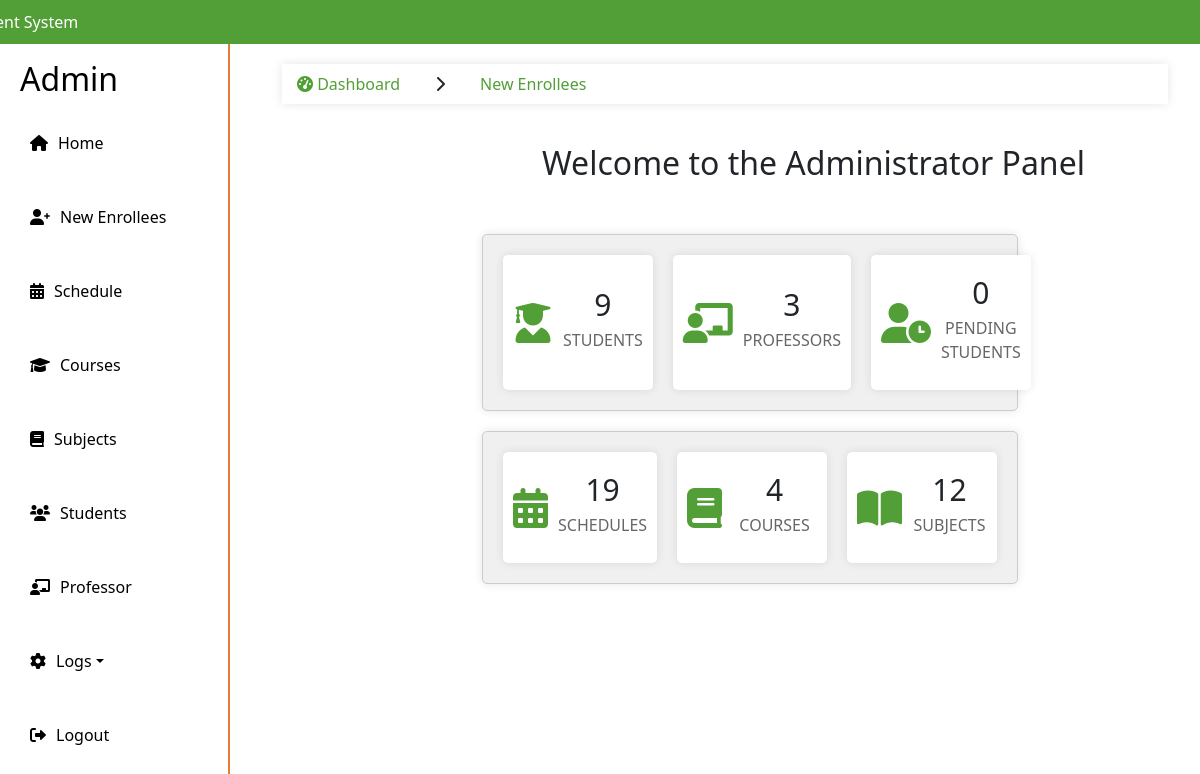
The app's page /admin/home.php (signed in), older data.
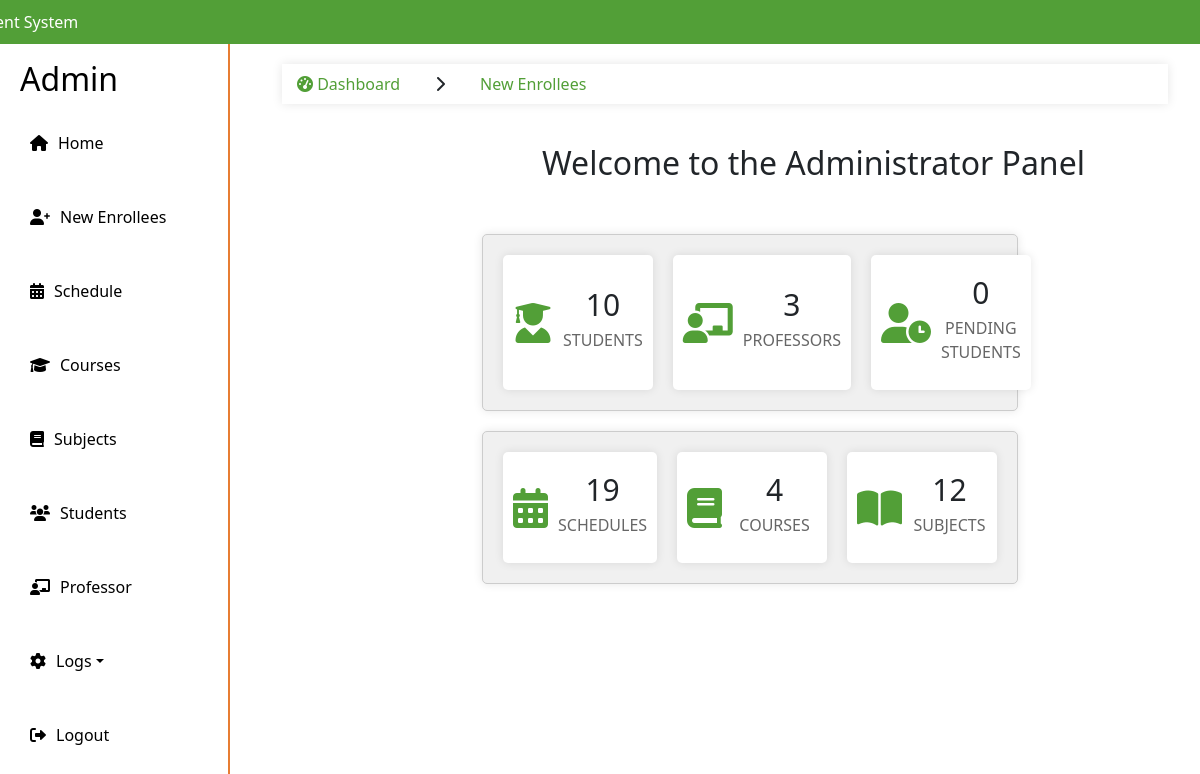
The same page, newer data.
### tables this page shows
CREATE TABLE `counts` (
  `id` int(11) NOT NULL,
  `professor_count` int(11) DEFAULT NULL,
  `student_count` int(11) DEFAULT NULL,
  `pending_student_count` int(11) DEFAULT NULL,
  `schedule_count` int(11) DEFAULT NULL,
  `course_count` int(11) DEFAULT NULL,
  `subject_count` int(11) DEFAULT NULL,
  `last_updated` timestamp NOT NULL DEFAULT current_timestamp() ON UPDATE current_timestamp()
);

### admin/home.php (the view, shortened to what this page needs)
<!DOCTYPE html>
<html lang="en">
<head>
    <link rel="stylesheet" href="https://stackpath.bootstrapcdn.com/bootstrap/4.5.2/css/bootstrap.min.css">
    <link rel="stylesheet" href="styles.css">
    <link rel="stylesheet" href="https://cdnjs.cloudflare.com/ajax/libs/font-awesome/6.0.0-beta3/css/all.min.css">
</head>
<body>
<?php include "include/sidebar.php";
$sql = "SELECT professor_count, student_count, pending_student_count, schedule_count, course_count, subject_count FROM counts WHERE id = 1";
$result = $conn->query($sql);
if ($result->num_rows > 0) {
    $row = $result->fetch_assoc();
    $professor_count = $row['professor_count'];
    $student_count = $row['student_count'];
    $pending_student_count = $row['pending_student_count'];
    $schedule_count = $row['schedule_count'];
    $course_count = $row['course_count'];
    $subject_count = $row['subject_count'];
}
?>
    <main>
        <div class="container">
            <ul class="breadcrumb">
                <li class="nav-item">
                    <a href="#"><i class="fas fa-tachometer-alt"></i> Dashboard</a>
                </li>
                <li class="nav-item">
                    <i class='fas fa-chevron-right'></i>
                </li>
                <li class="nav-item active">
                    <a href="#">New Enrollees</a>
                </li>
            </ul>
        <br>
            <h2 style="margin-left: 260px">Welcome to the Administrator Panel</h2>
        <br>
            <div class="statistics-box">
                <div class="box-info">
                    <div class="box-item">
                        <i class='fas fa-user-graduate'></i>
                        <div class="text">
                            <h3><?php echo $student_count; ?></h3>
                            <p>STUDENTS</p>
                        </div>
                    </div>
                    <div class="box-item">
                        <i class='fas fa-chalkboard-teacher'></i>
                        <div class="text">
                            <h3><?php echo $professor_count; ?></h3>
                            <p>PROFESSORS</p>
                        </div>
                    </div>
                    <div class="box-item">
                        <i class='fas fa-user-clock'></i>
                        <div class="text">
                            <h3><?php echo $pending_student_count; ?></h3>
                            <p>PENDING STUDENTS</p>
                        </div>
                    </div>
                </div>
            </div>
            <div class="statistics-box">
                <div class="box-info">
                    <div class="box-item">
                        <i class='fas fa-calendar-alt'></i>
                        <div class="text">
                            <h3><?php echo $schedule_count; ?></h3>
                            <p>SCHEDULES</p>
                        </div>
                    </div>
                    <div class="box-item">
                        <i class='fas fa-book'></i>
                        <div class="text">
                            <h3><?php echo $course_count; ?></h3>
                            <p>COURSES</p>
                        </div>
                    </div>
                    <div class="box-item">
                        <i class='fas fa-book-open'></i>
                        <div class="text">
                            <h3><?php echo $subject_count; ?></h3>
                            <p>SUBJECTS</p>
                        </div>
                    </div>
                </div>
            </div>
            </div>
        </main>
</body>
</html>

Row changes from the older to the newer data that the page shows:
changed counts: student_count "9" → "10"
